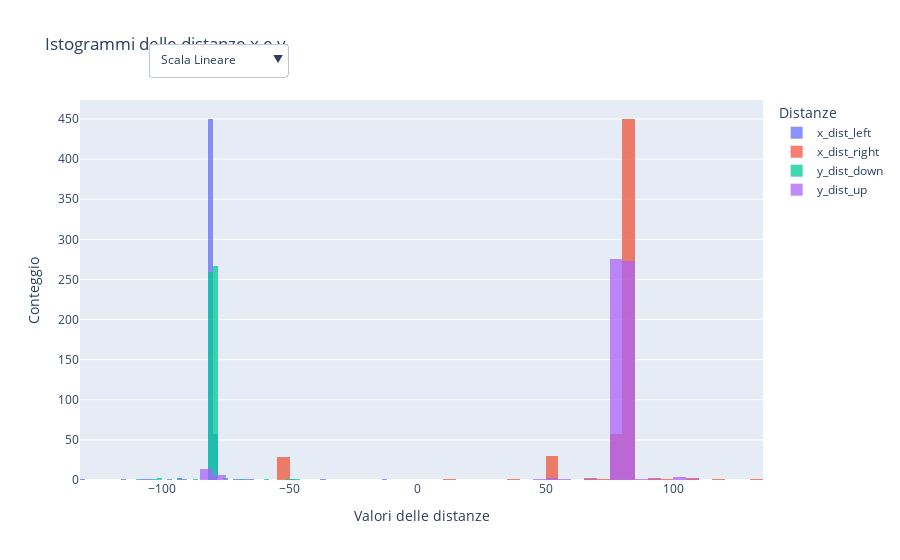

The notebook cell saved with this chart:
### Code cell
# Definisci i parametri degli istogrammi
bin_count = 60  # Numero di bin predefinito
range_min = -150  # Range minimo predefinito
range_max = 150  # Range massimo predefinito

# Crea istogrammi per ogni colonna
hist_x_dist_left = go.Histogram(
    x=rbf_pts['x_dist_left'],
    name='x_dist_left',
    opacity=0.75,
    nbinsx=bin_count,
    xaxis='x',
    autobinx=False,
    xbins=dict(start=range_min, end=range_max)
)

hist_x_dist_right = go.Histogram(
    x=rbf_pts['x_dist_right'],
    name='x_dist_right',
    opacity=0.75,
    nbinsx=bin_count,
    xaxis='x',
    autobinx=False,
    xbins=dict(start=range_min, end=range_max)
)

hist_y_dist_down = go.Histogram(
    x=rbf_pts['y_dist_down'],
    name='y_dist_down',
    opacity=0.75,
    nbinsx=bin_count,
    xaxis='x',
    autobinx=False,
    xbins=dict(start=range_min, end=range_max)
)

hist_y_dist_up = go.Histogram(
    x=rbf_pts['y_dist_up'],
    name='y_dist_up',
    opacity=0.75,
    nbinsx=bin_count,
    xaxis='x',
    autobinx=False,
    xbins=dict(start=range_min, end=range_max)
)

# Combina tutti gli istogrammi in un'unica figura
fig = go.Figure(data=[hist_x_dist_left, hist_x_dist_right, hist_y_dist_down, hist_y_dist_up])

# Aggiungi il layout per permettere l'interazione tramite la legenda e aggiungi il pulsante di scala
fig.update_layout(
    title_text='Istogrammi delle distanze x e y',
    barmode='overlay',
    xaxis_title_text='Valori delle distanze',
    yaxis_title_text='Conteggio',
    yaxis_type='linear',  # Imposta la scala iniziale su lineare
    legend_title_text='Distanze',
    updatemenus=[
        {
            'buttons': [
                {
                    'args': [{'yaxis.type': 'linear'}],
                    'label': 'Scala Lineare',
                    'method': 'relayout'
                },
                {
                    'args': [{'yaxis.type': 'log'}],
                    'label': 'Scala Logaritmica',
                    'method': 'relayout'
                }
            ],
            'direction': 'down',
            'showactive': True,
            'x': 0.1,
            'xanchor': 'left',
            'y': 1.15,
            'yanchor': 'top'
        }
    ]
)

# Mostra la figura
fig.show()

### Figure 1 — Plotly figure (JSON) as saved in the notebook; plotly's stock layout.template omitted (floating-point values rounded to 4 significant figures; data arrays with more than 128 entries replaced by an {"elided": "..."} marker saying what was removed)
{"data": [{"autobinx": false, "name": "x_dist_left", "nbinsx": 60, "opacity": 0.75, "type": "histogram", "x": {"elided": "580 float values"}, "xaxis": "x", "xbins": {"end": 150, "start": -150}}, {"autobinx": false, "name": "x_dist_right", "nbinsx": 60, "opacity": 0.75, "type": "histogram", "x": {"elided": "580 float values"}, "xaxis": "x", "xbins": {"end": 150, "start": -150}}, {"autobinx": false, "name": "y_dist_down", "nbinsx": 60, "opacity": 0.75, "type": "histogram", "x": {"elided": "580 float values"}, "xaxis": "x", "xbins": {"end": 150, "start": -150}}, {"autobinx": false, "name": "y_dist_up", "nbinsx": 60, "opacity": 0.75, "type": "histogram", "x": {"elided": "580 float values"}, "xaxis": "x", "xbins": {"end": 150, "start": -150}}], "layout": {"barmode": "overlay", "legend": {"title": {"text": "Distanze"}}, "title": {"text": "Istogrammi delle distanze x e y"}, "updatemenus": [{"buttons": [{"args": [{"yaxis.type": "linear"}], "label": "Scala Lineare", "method": "relayout"}, {"args": [{"yaxis.type": "log"}], "label": "Scala Logaritmica", "method": "relayout"}], "direction": "down", "showactive": true, "x": 0.1, "xanchor": "left", "y": 1.15, "yanchor": "top"}], "xaxis": {"title": {"text": "Valori delle distanze"}}, "yaxis": {"title": {"text": "Conteggio"}, "type": "linear"}}}
